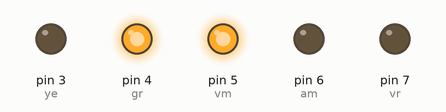
Recording of a sketch running on a simulated Arduino Uno, built with avr-gcc and run on an emulated ATmega328P. Parts: output pins drawn as LEDs (lit = HIGH). Pins used as bus, display or sensor lines are not drawn.

Above: at 2.5 s.
At 6.0 s:
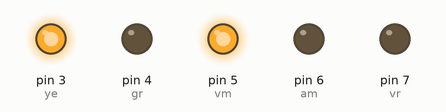
At 9.5 s:
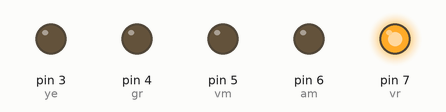
At 13.0 s:
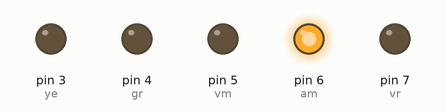
Timing chart, 0 to 18.2 s (numbered marks = the images above):
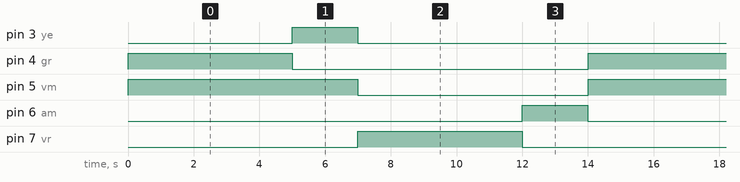

Measured:
- by itself, pin 3 (ye), pin 6 (am): alternates HIGH for 2.0 s and LOW for 12.0 s
- by itself, pin 4 (gr), pin 7 (vr): alternates HIGH for 5.0 s and LOW for 9.0 s
- by itself, pin 5 (vm): alternates HIGH for 7.0 s and LOW for 7.0 s

The sketch:

cidade2.ino
```cpp
//semaforo 1
#define re 2
#define ye 3
#define gr 4
//semaforo 2
#define vm 5
#define am 6
#define vr 7
//display
#define a 10
#define b 9
#define c 12
#define d 14
#define e 13
#define f 11
#define g 8

int numero;

void setup()
//define pinos como saida
{
  for (int i = 2; i <= 7; i++) {
    pinMode (i, OUTPUT);
  }
}

void loop() {
//semaforo 1
{
  digitalWrite (gr, 1);
  digitalWrite (vm, 1);
  delay (5000);
  digitalWrite (gr, 0);

  digitalWrite (ye, 1);
  digitalWrite (vm, 1);
  delay (2000);
  digitalWrite (ye, 0);
  digitalWrite (vm, 0);

  digitalWrite (re, 1);
  digitalWrite (vr, 1);
  display (7);
  delay (1000);
  display (6);
  delay (1000);
  display (5);
  delay (1000);
  display (4);
  delay (1000);
  display (3);
  delay (1000);
  digitalWrite (vr, 0);

  digitalWrite (re, 1);
  digitalWrite (am, 1);
  display (2);
  delay (1000);
  display (1);
  delay (1000);
  digitalWrite (re, 0);
  digitalWrite (am, 0);
  display (0);
}
}

void display (int numero) {
  switch (numero) {

    case 0:
      digitalWrite (a, 0);
      digitalWrite (b, 0);
      digitalWrite (c, 0);
      digitalWrite (d, 0);
      digitalWrite (e, 0);
      digitalWrite (f, 0);
      digitalWrite (g, 0);
      break;

    case 1:
      digitalWrite (a, 0);
      digitalWrite (b, 1);
      digitalWrite (c, 1);
      digitalWrite (d, 0);
      digitalWrite (e, 0);
      digitalWrite (f, 0);
      digitalWrite (g, 0);
      break;

    case 2:
      digitalWrite (a, 1);
      digitalWrite (b, 1);
      digitalWrite (c, 0);
      digitalWrite (d, 1);
      digitalWrite (e, 1);
      digitalWrite (f, 0);
      digitalWrite (g, 1);
      break;

    case 3:
      digitalWrite (a, 1);
      digitalWrite (b, 1);
      digitalWrite (c, 1);
      digitalWrite (d, 1);
      digitalWrite (e, 0);
      digitalWrite (f, 0);
      digitalWrite (g, 1);
      break;

    case 4:
      digitalWrite (a, 0);
      digitalWrite (b, 1);
      digitalWrite (c, 1);
      digitalWrite (d, 0);
      digitalWrite (e, 0);
      digitalWrite (f, 1);
      digitalWrite (g, 1);
      break;

    case 5:
      digitalWrite (a, 1);
      digitalWrite (b, 0);
      digitalWrite (c, 1);
      digitalWrite (d, 1);
      digitalWrite (e, 0);
      digitalWrite (f, 1);
      digitalWrite (g, 1);
      break;

    case 6:
      digitalWrite (a, 1);
      digitalWrite (b, 0);
      digitalWrite (c, 1);
      digitalWrite (d, 1);
      digitalWrite (e, 1);
      digitalWrite (f, 1);
      digitalWrite (g, 1);
      break;

    case 7:
      digitalWrite (a, 1);
      digitalWrite (b, 1);
      digitalWrite (c, 1);
      digitalWrite (d, 0);
      digitalWrite (e, 0);
      digitalWrite (f, 0);
      digitalWrite (g, 0);
      break;
  }
}
```
